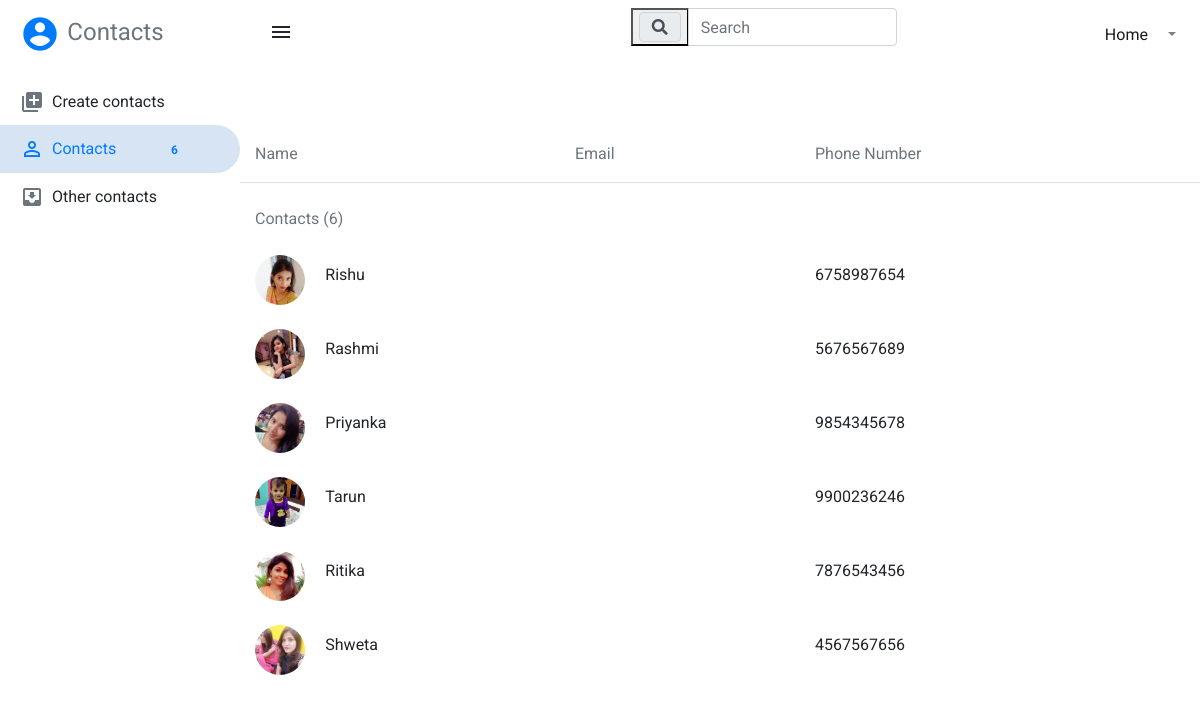
/index.php (signed in), run on the app's committed database.
### tables this page shows
CREATE TABLE `contacts` (
  `id` int(11) NOT NULL,
  `image` varchar(255) NOT NULL,
  `user_id` int(11) DEFAULT NULL,
  `name` varchar(100) DEFAULT NULL,
  `email` varchar(255) NOT NULL,
  `number` varchar(50) DEFAULT NULL
);

### index.php (the view, shortened to what this page needs)
<?php session_start();
include "connect.php";
$query ="select count(*) from contacts";
$result = mysqli_query($conn,$query);
$roww = mysqli_fetch_array($result);
$total = $roww['count(*)'];
?>
<!DOCTYPE html>
<html lang="en">
<head>
    <link rel="stylesheet" href="https://maxcdn.bootstrapcdn.com/bootstrap/4.4.1/css/bootstrap.min.css">
    <link rel="stylesheet" href="https://cdnjs.cloudflare.com/ajax/libs/font-awesome/5.13.0/css/all.min.css">
    <link href="./css/simple-sidebar.css" rel="stylesheet">
</head>
<body>
    <div class="d-flex" id="wrapper">
        <div class=" " id="sidebar-wrapper">
            <div class="sidebar-heading continer">
                <div class="row">
                    <div class="col-2 "><i style="font-size: 40px;"
                            class="material-icons text-primary">account_circle</i></div>
                    <div class="col-10 pl-4 text-secondary">Contacts</div>
                </div>
            </div>
            <div class="list-group list-group-flush">
                <a href="" class="list-group-item list-group-item-action text-body sidebar_items" data-toggle="modal"
                    data-target="#myModal">
                    <span class="icon material-icons text-secondary">library_add</span>
                    <span class="pl-2">Create contacts</span>
                </a>
                <a href="# "
                    class="list-group-item list-group-item-action text-body sidebar_items active sidebarcontact">
                    <span class="material-icons text-primary">perm_identity </span>
                    <span class="pl-2 text-primary">Contacts<span class="badge"
                            style="margin-left:50px;"><?php echo $total?></span></span>
                </a>
                <a href="# " class="list-group-item list-group-item-action text-body sidebar_items  ">
                    <span class="material-icons text-secondary">
                    </span>
                    <span class="pl-2">Other contacts<span class="badge" style="margin-left:50px;"></span></span>
                </a>
            </div>
        </div>
        <div id="page-content-wrapper">
            <nav class="navbar navbar-expand-lg navbar-light">
                <button class="btn" id="menu-toggle"><span class="material-icons">
                    </span></button>
                <form class="form-inline " id="search" action="search.php" method="post">
                    <div class="input-group mb-3" id="search_box">
                        <div class="input-group-prepend">
                            <button type="submit"><span class="input-group-text" id="search_icon"><i
                                        class="fas fa-search"></i></span></button>
                        </div>
                        <input type="text" class="form-control" id="search_input" placeholder="Search" name="search">
                    </div>
                </form>
                <div class="collapse navbar-collapse" id="navbarSupportedContent">
                    <ul class="navbar-nav ml-auto mt-2 mt-lg-0 ">
                        <li class="nav-item active">
                            <a class="nav-link" href="#">Home <span class="sr-only">(current)</span></a>
                        </li>
                        <li class="nav-item dropdown">
                            <a class="nav-link dropdown-toggle" href="#" id="navbarDropdown" role="button"
                                data-toggle="dropdown" aria-haspopup="true" aria-expanded="false">
                            </a>
                        </li>
                    </ul>
                </div>
            </nav><br>
            <div class="container-fluid">
                <div class="row pt-5 text-secondary border-bottom">
                    <div class="col-4 ">
                        <p>Name</p>
                    </div>
                    <div class="col-3 ">
                        <p>Email</p>
                    </div>
                    <div class="col-2 ">
                        <p>Phone Number</p>
                    </div>
                    <div class="col-2">
                    </div>
                </div><br>
                <div>
                    <p class="text-secondary mb-3">Contacts (<?php echo $total ?>)</p>
                </div>
                <?php $results = mysqli_query($conn,"select * from contacts");  ?>
                <?php while ($row = mysqli_fetch_array($results)) { ?>
                <div class="row pt-2 row_hover mb-3">
                    <div class="col-4 " style="display: flex; ">
                        <div class="circle ">
                            <img class="img" src="./image/<?php echo $row['image'] ?>" alt="image">
                        </div>
                        <div class="contact_name mt-2">
                            <span><?php echo $row['name'];?></span>
                        </div>
                    </div>
                    <div class="col-3">
                    </div>
                    <div class="col-2 mt-2">
                        <p><?php echo $row['number'];?></p>
                    </div>
                </div>
                <?php } ?>
            </div>
        </div>
    </div>
</body>
</html>

### css/simple-sidebar.css (style rules this page uses)
body { overflow-x: hidden; }
#sidebar-wrapper { min-height: 100vh; margin-left: -15rem; -webkit-transition: margin .25s ease-out; -moz-transition: margin .25s ease-out; -o-transition: margin .25s ease-out; transition: margin .25s ease-out; }
#sidebar-wrapper .sidebar-heading { padding: 0.875rem 1.25rem; font-size: 1.5rem; }
#sidebar-wrapper .list-group { width: 15rem; }
#page-content-wrapper { min-width: 100vw; }
@media (min-width: 768px) { #sidebar-wrapper { margin-left: 0; } }
@media (min-width: 768px) { #page-content-wrapper { min-width: 0; width: 100%; } }

### index.php (style rules this page uses)
body { font-family: Roboto, Arial, sans-serif; }
.list-group-item { position: relative; display: block; padding: .75rem 1..25rem; background-color: #fff; border: 0px solid rgba(0, 0, 0, .125); }
.circle { width: 50px; height: 50px; overflow: hidden; border-radius: 50%; }
.circle img { width: 100%; }
.contact_name { padding-left: 7%; }
.sidebar_items { display: flex; align-items: center; }
#search { position: static; margin-left: 35%; }
.sidebarcontact { border-top-right-radius: 30px !important; border-bottom-right-radius: 30px !important; background-color: #4886c738 !important; border-top-width: 0 !important; }

### data on the page
contacts: image (picture), name "Rishu", number "6758987654"
contacts: image (picture), name "Rashmi", number "5676567689"
contacts: image (picture), name "Priyanka", number "9854345678"
contacts: image (picture), name "Tarun", number "9900236246"
contacts: image (picture), name "Ritika", number "7876543456"
contacts: image (picture), name "Shweta", number "4567567656"

### other printed values
$total "6"
